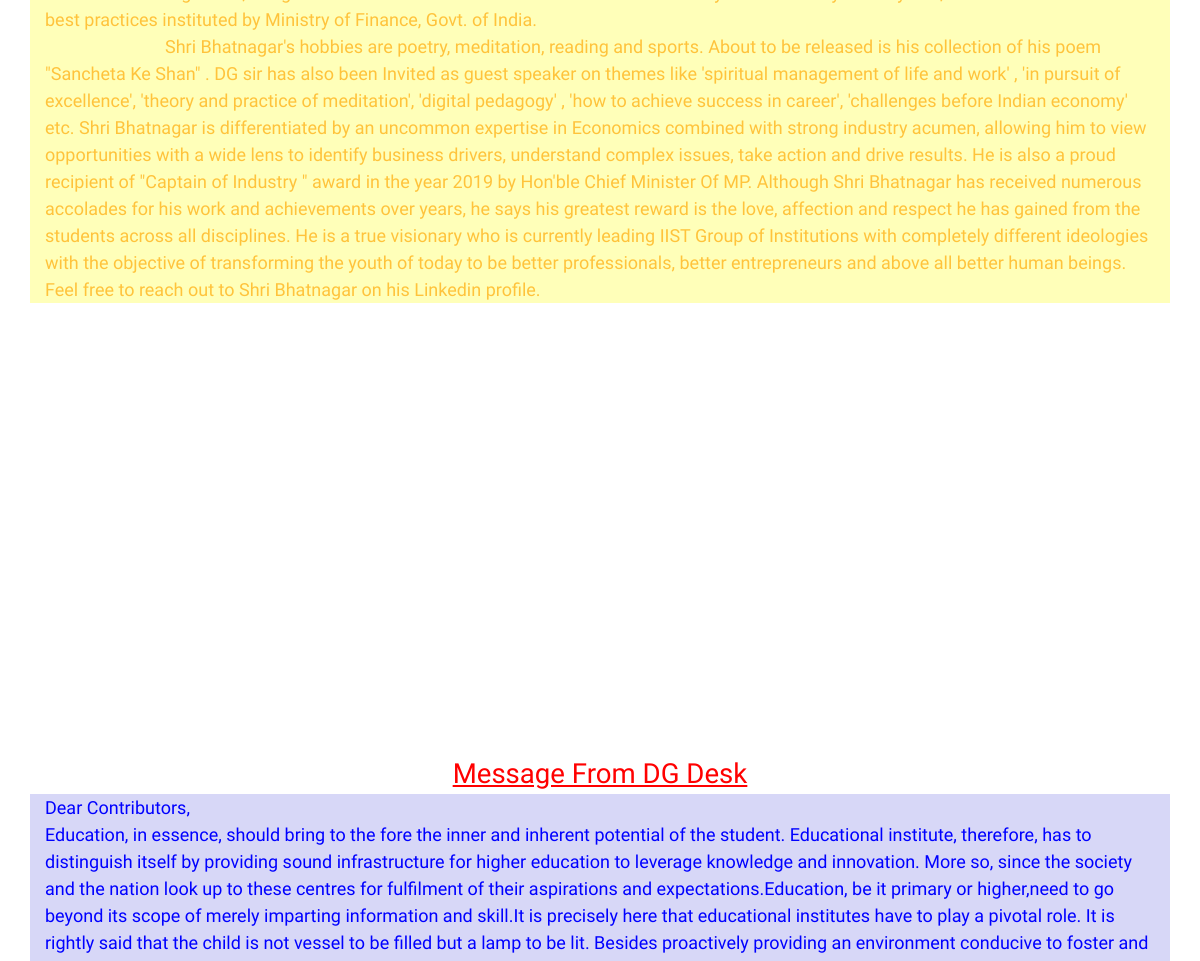
Page /dg/ (middle part) on the earlier database version.
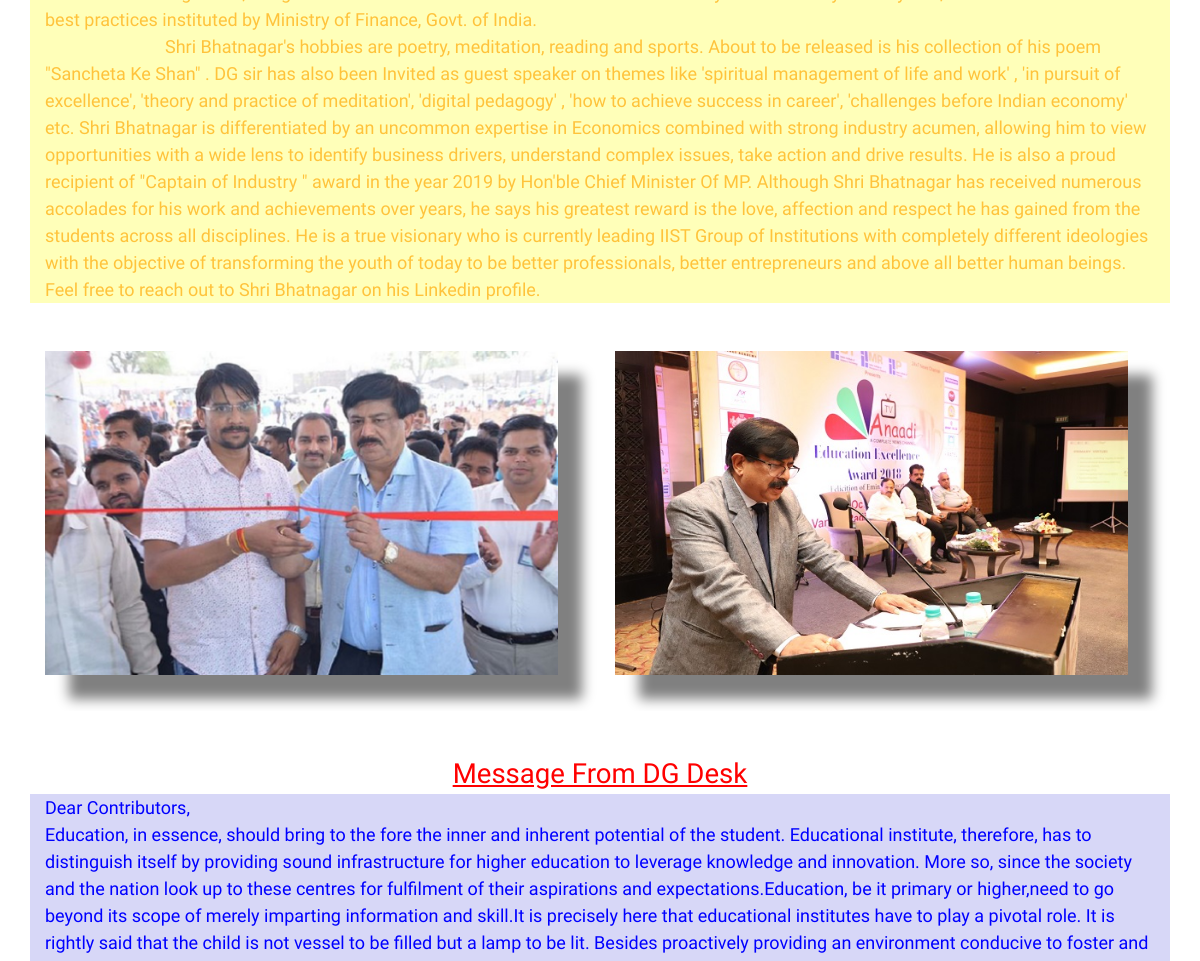
Same page on the later database version.
### student/models.py (models this page shows)
class DG(models.Model) :
    Image=models.ImageField(upload_to="dg/")

### student/views.py (the view)
# urls.py: path("dg/",views.dg,name="dg"),
def dg(request) :
    image=DG.objects.all()
    return render(request,"student/dg.html",{"dgimage":image})

### templates/student/dg.html (shortened to what this page needs)
{% extends 'student/basic.html' %}
{% block body %}
          <div class="container profilecontainer">
          <div class="contain"> Shri Bhatnagar superannuated in 2015 from the post of Principal Commissioner of Income Tax from Delhi. Joined corporate sector as an advisor for business development & marketing strategy from 2015 to 2017.
          </div>
          <div class="contain"> Shri Bhatnagar's hobbies are poetry, meditation, reading and sports. About to be released is his collection of his poem "Sancheta Ke Shan" . DG sir has also been Invited as guest speaker on themes like 'spiritual management of life and work' , 'in pursuit of excellence', 'theory and practice of meditation', 'digital pedagogy' , 'how to achieve success in career', 'challenges before Indian economy' etc.
            Shri Bhatnagar is differentiated by an uncommon expertise in Economics combined with strong industry acumen, allowing him to view opportunities with a wide lens to identify business drivers, understand complex issues, take action and drive results. He is also a proud recipient of "Captain of Industry " award in the year 2019 by Hon'ble Chief Minister Of MP.
            Although Shri Bhatnagar has received numerous accolades for his work and achievements over years, he says his greatest reward is the love, affection and respect he has gained from the students across all disciplines. He is a true visionary who is currently leading IIST Group of Institutions with completely different ideologies with the objective of transforming the youth of today to be better professionals, better entrepreneurs and above all better human beings. Feel free to reach out to Shri Bhatnagar on his Linkedin profile.
          </div>
          </div>
          <div id="carouselExampleControls " class="carousel slide mt-5" data-ride="carousel" data-aos="fade-down" data-aos-easing="linear" data-aos-delay="1000" data-aos-duration="1500">
            <div class="carousel-inner container ">
               <div class="carousel-item active glimpcrousel" >
                   <div class="row">
                    {% for i in dgimage %}
                    <div class="col-6 col-sm-6 col-lg-6 col-md-6">
                   <img class="d-block glimpimg" src="/media/{{i.Image}}" alt="First slide">
                   </div>
                   {% if forloop.counter|divisibleby:2 and not forloop.last %}
                     </div> </div> <div class="carousel-item glimpcrousel"> <div class="row">
                   {% endif %}
                   {% endfor %}
                </div>
                </div>
               </div>
          </div>
          <div class="headi">Message From DG Desk</div>
          <div class="message container">
            Dear Contributors, <br>
          </div>
{% endblock body %}

Differences in the rows shown:
added DG: Image (picture)
added DG: Image (picture)
